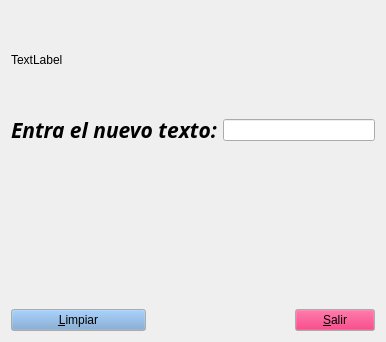
<?xml version="1.0" encoding="UTF-8"?>
<ui version="4.0">
 <class>Form</class>
 <widget class="QWidget" name="Form">
  <property name="geometry">
   <rect>
    <x>0</x>
    <y>0</y>
    <width>386</width>
    <height>342</height>
   </rect>
  </property>
  <property name="windowTitle">
   <string>Form</string>
  </property>
  <layout class="QGridLayout" name="gridLayout">
   <item row="0" column="0" rowspan="2" colspan="3">
    <widget class="QLabel" name="label_2">
     <property name="text">
      <string>TextLabel</string>
     </property>
    </widget>
   </item>
   <item row="1" column="1">
    <spacer name="verticalSpacer_2">
     <property name="orientation">
      <enum>Qt::Vertical</enum>
     </property>
     <property name="sizeHint" stdset="0">
      <size>
       <width>20</width>
       <height>86</height>
      </size>
     </property>
    </spacer>
   </item>
   <item row="2" column="0" colspan="3">
    <widget class="QLabel" name="label">
     <property name="font">
      <font>
       <family>Ubuntu Condensed</family>
       <pointsize>16</pointsize>
       <weight>75</weight>
       <italic>true</italic>
       <bold>true</bold>
      </font>
     </property>
     <property name="text">
      <string>Entra el nuevo texto:</string>
     </property>
    </widget>
   </item>
   <item row="2" column="3" colspan="2">
    <widget class="QLineEdit" name="lineEdit"/>
   </item>
   <item row="3" column="0" colspan="2">
    <spacer name="verticalSpacer">
     <property name="orientation">
      <enum>Qt::Vertical</enum>
     </property>
     <property name="sizeHint" stdset="0">
      <size>
       <width>20</width>
       <height>158</height>
      </size>
     </property>
    </spacer>
   </item>
   <item row="4" column="0" colspan="2">
    <widget class="QPushButton" name="pushButton_2">
     <property name="palette">
      <palette>
       <active>
        <colorrole role="Button">
         <brush brushstyle="SolidPattern">
          <color alpha="255">
           <red>114</red>
           <green>159</green>
           <blue>207</blue>
          </color>
         </brush>
        </colorrole>
        <colorrole role="Base">
         <brush brushstyle="SolidPattern">
          <color alpha="255">
           <red>255</red>
           <green>255</green>
           <blue>255</blue>
          </color>
         </brush>
        </colorrole>
       </active>
       <inactive>
        <colorrole role="Button">
         <brush brushstyle="SolidPattern">
          <color alpha="255">
           <red>114</red>
           <green>159</green>
           <blue>207</blue>
          </color>
         </brush>
        </colorrole>
        <colorrole role="Base">
         <brush brushstyle="SolidPattern">
          <color alpha="255">
           <red>255</red>
           <green>255</green>
           <blue>255</blue>
          </color>
         </brush>
        </colorrole>
       </inactive>
       <disabled>
        <colorrole role="Button">
         <brush brushstyle="SolidPattern">
          <color alpha="255">
           <red>114</red>
           <green>159</green>
           <blue>207</blue>
          </color>
         </brush>
        </colorrole>
        <colorrole role="Base">
         <brush brushstyle="SolidPattern">
          <color alpha="255">
           <red>239</red>
           <green>239</green>
           <blue>239</blue>
          </color>
         </brush>
        </colorrole>
       </disabled>
      </palette>
     </property>
     <property name="text">
      <string>&amp;Limpiar</string>
     </property>
    </widget>
   </item>
   <item row="4" column="2" colspan="2">
    <spacer name="horizontalSpacer">
     <property name="orientation">
      <enum>Qt::Horizontal</enum>
     </property>
     <property name="sizeHint" stdset="0">
      <size>
       <width>170</width>
       <height>20</height>
      </size>
     </property>
    </spacer>
   </item>
   <item row="4" column="4">
    <widget class="QPushButton" name="pushButton">
     <property name="palette">
      <palette>
       <active>
        <colorrole role="Button">
         <brush brushstyle="SolidPattern">
          <color alpha="255">
           <red>224</red>
           <green>20</green>
           <blue>93</blue>
          </color>
         </brush>
        </colorrole>
       </active>
       <inactive>
        <colorrole role="Button">
         <brush brushstyle="SolidPattern">
          <color alpha="255">
           <red>224</red>
           <green>20</green>
           <blue>93</blue>
          </color>
         </brush>
        </colorrole>
       </inactive>
       <disabled>
        <colorrole role="Button">
         <brush brushstyle="SolidPattern">
          <color alpha="255">
           <red>224</red>
           <green>20</green>
           <blue>93</blue>
          </color>
         </brush>
        </colorrole>
       </disabled>
      </palette>
     </property>
     <property name="text">
      <string>&amp;Salir</string>
     </property>
    </widget>
   </item>
  </layout>
 </widget>
 <resources/>
 <connections>
  <connection>
   <sender>pushButton</sender>
   <signal>clicked()</signal>
   <receiver>Form</receiver>
   <slot>close()</slot>
   <hints>
    <hint type="sourcelabel">
     <x>376</x>
     <y>273</y>
    </hint>
    <hint type="destinationlabel">
     <x>263</x>
     <y>270</y>
    </hint>
   </hints>
  </connection>
  <connection>
   <sender>lineEdit</sender>
   <signal>textChanged(QString)</signal>
   <receiver>label_2</receiver>
   <slot>setText(QString)</slot>
   <hints>
    <hint type="sourcelabel">
     <x>352</x>
     <y>110</y>
    </hint>
    <hint type="destinationlabel">
     <x>95</x>
     <y>46</y>
    </hint>
   </hints>
  </connection>
  <connection>
   <sender>pushButton_2</sender>
   <signal>pressed()</signal>
   <receiver>lineEdit</receiver>
   <slot>clear()</slot>
   <hints>
    <hint type="sourcelabel">
     <x>53</x>
     <y>258</y>
    </hint>
    <hint type="destinationlabel">
     <x>273</x>
     <y>108</y>
    </hint>
   </hints>
  </connection>
  <connection>
   <sender>pushButton_2</sender>
   <signal>pressed()</signal>
   <receiver>label_2</receiver>
   <slot>clear()</slot>
   <hints>
    <hint type="sourcelabel">
     <x>19</x>
     <y>260</y>
    </hint>
    <hint type="destinationlabel">
     <x>29</x>
     <y>54</y>
    </hint>
   </hints>
  </connection>
 </connections>
</ui>
